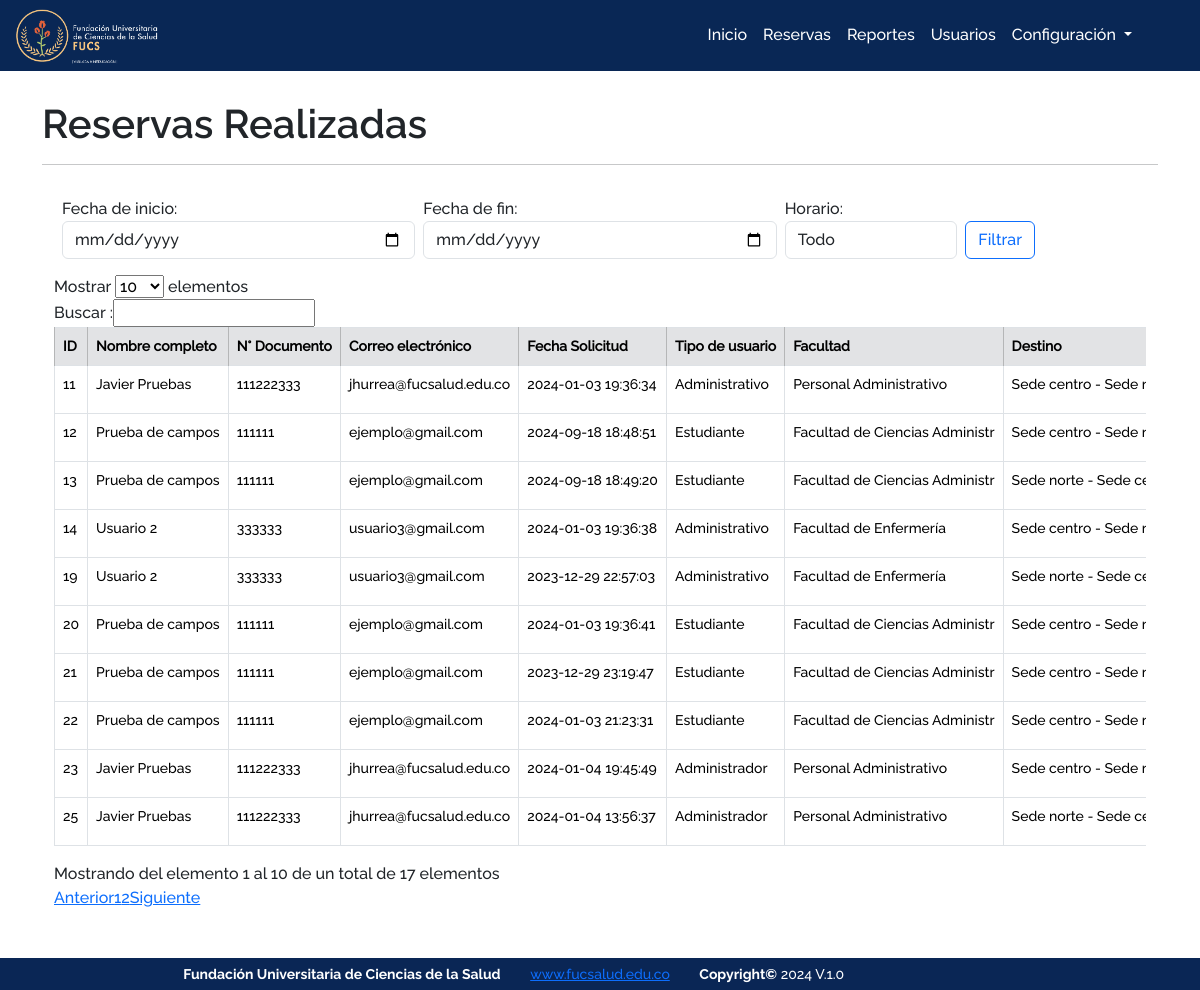
The app's page /view/ver_reservas.php (signed in) with its own data.
### tables this page shows
CREATE TABLE `reservas` (
  `id_reserva` int(12) NOT NULL,
  `nombre_usuario` varchar(50) NOT NULL,
  `cedula_reserva` int(15) NOT NULL,
  `correo_reserva` varchar(100) NOT NULL,
  `fecha_solicitud` timestamp NOT NULL DEFAULT current_timestamp() ON UPDATE current_timestamp(),
  `tipo_login_nombre` varchar(20) NOT NULL,
  `nombre_facultad` varchar(100) NOT NULL,
  `rutas_id_rutas` int(10) NOT NULL,
  `destino_ruta` varchar(50) NOT NULL,
  `horario_ruta` varchar(10) NOT NULL,
  `reserva_cupo` int(1) NOT NULL DEFAULT 1,
  `valor_pagar` int(20) DEFAULT NULL,
  `reserva_pago` varchar(20) NOT NULL
);

### model/conexion.php (called while the page is built)
<?php
class Conexion {
	private $hostname;
	private $username;
	private $password;
	private $database;
	function __construct() {
		$this->hostname = "localhost";
		$this->username = "root";
		$this->password = "";
		$this->database = "rutas_2";
	}
	function conn() {
		$conexion = mysqli_connect($this->hostname, $this->username, $this->password, $this->database) or die('No pudo crear una conexi&oacute;n a la Base de datos ');
		return $conexion;
	}
}
?>

### model/modelo_administrador.php (called while the page is built, shortened)
<?php
require_once("../model/conexion.php");
class Consultas_admin {
	private $conex;
	function __construct()
	{
		$this->con = new Conexion();
		$this->conex = $this->con->conn();
	}
	public function verReservas($activo) {
		$activo = mysqli_real_escape_string($this->conex, $activo);
		$consulReserva = "SELECT * FROM reservas a INNER JOIN rutas b ON b.id_rutas = a.rutas_id_rutas WHERE b.activo_rutas = ?";
		$stmt = $this->conex->prepare($consulReserva);
		$stmt->bind_param("s", $activo);
		$stmt->execute();
		$resultado = $stmt->get_result();
		return $resultado;
	}
}

### view/ver_reservas.php (the view, shortened to what this page needs)
<?php
require_once('../model/modelo_administrador.php');
if (empty($_SESSION['correo']) || $_SESSION['id_tipo_login'] != 1) {
  session_destroy();
  header('location: login.php');
} else {
  include('navbar.php');
}
?>
<main>
  <section>
    <div class="container my-5 pt-5">
      <h1 class="h1 pt-1">Reservas Realizadas</h1>
      <hr>
      <div class="py-3 p-md-3">
        <form method="POST" action="">
          <div class="row">
            <div class="col-6 col-md-4 px-1">
              <label for="fecha_inicio">Fecha de inicio:</label>
              <input type="date" class="form-control" id="fecha_inicio" name="fecha_inicio">
            </div>
            <div class="col-6 col-md-4 px-1">
              <label for="fecha_fin">Fecha de fin:</label>
              <input type="date" class="form-control" id="fecha_fin" name="fecha_fin">
            </div>
            <div class="col-6 col-md-2 px-1">
              <label for="fecha_fin">Horario:</label>
              <select class="form-control" id="filtro_hora" name="filtra_hora">
                <option value="">Todo</option>
              </select>
            </div>
            <div class="col-6 col-md-2 px-1">
              <input type="submit" class="btn btn-outline-primary mt-4" name="filtra-reserva" value="Filtrar">
            </div>
          </div>
        </form>
      </div>
      <div class="container">
        <div class="table-responsive">
          <table class="table table-bordered px-2" id="myTable">
            <thead>
              <tr>
                <th class="th-font table-secondary">ID</th>
                <th class="th-font table-secondary">Nombre completo</th>
                <th class="th-font table-secondary">N° Documento</th>
                <th class="th-font table-secondary">Correo electrónico</th>
                <th class="th-font table-secondary">Fecha Solicitud</th>
                <th class="th-font table-secondary">Tipo de usuario</th>
                <th class="th-font table-secondary">Facultad</th>
                <th class="th-font table-secondary">Destino</th>
              </tr>
            </thead>
            <tbody>
              <?php
              $vistaUsuario = new Consultas_admin();
              $resReserva = $vistaUsuario->verReservas(1);
              foreach ($resReserva as $rowReserva) {
              ?>
                <tr>
                  <td class="th-font"><?php echo $rowReserva['id_reserva'] ?></td>
                  <td class="th-font"><?php echo $rowReserva['nombre_usuario'] ?></td>
                  <td class="th-font"><?php echo $rowReserva['cedula_reserva'] ?></td>
                  <td class="th-font"><?php echo $rowReserva['correo_reserva'] ?></td>
                  <td class="th-font"><?php echo $rowReserva['fecha_solicitud'] ?></td>
                  <td class="th-font"><?php echo $rowReserva['tipo_login_nombre'] ?></td>
                  <td class="th-font"><?php echo $rowReserva['nombre_facultad'] ?></td>
                  <td class="th-font"><?php echo $rowReserva['destino_ruta'] ?></td>
                </tr>
              <?php } ?>
            </tbody>
          </table>
        </div>
      </div>
    </div>
  </section>
</main>
<?php include('footer.php') ?>

### view/navbar.php (shortened to what this page needs)
<!DOCTYPE html>
<html lang="es">
<head>
  <link rel="stylesheet" href="./css/style.css">
  <link href="https://cdn.jsdelivr.net/npm/bootstrap@5.3.2/dist/css/bootstrap.min.css" rel="stylesheet">
  <link rel="stylesheet" href="https://cdn.jsdelivr.net/npm/bootstrap-icons@1.11.3/font/bootstrap-icons.min.css">
  <link href="https://cdn.datatables.net/v/bs5/jszip-3.10.1/dt-1.13.8/b-2.4.2/b-colvis-2.4.2/b-html5-2.4.2/b-print-2.4.2/datatables.min.css" rel="stylesheet">
</head>
<body>
  <header>
    <nav class="navbar navbar-expand-lg fixed-top color-nav">
      <div class="container-fluid">
        <a class="navbar-brand" href="#">
        <img class="img-navbar" src="../view/assets/img/LOGO-FUCS-fondo-Azul-Fundadores.png" alt="Logonav fucs">
        </a>
        <div class="collapse navbar-collapse justify-content-end" id="navbarSupportedContent">
          <ul class="navbar-nav mr-auto mb-2 pe-5 mb-lg-0">
            <li class="nav-item">
              <a class="nav-link active text-white" aria-current="page" href="home.php">Inicio</a>
            </li>
            <li class="nav-item">
              <a class="nav-link text-white" aria-current="page" href="ver_reservas.php">Reservas</a>
            </li>
            <li class="nav-item">
              <a class="nav-link text-white" aria-current="page" href="reportes.php">Reportes</a>
            </li>
            <li class="nav-item">
              <a class="nav-link text-white" aria-current="page" href="usuarios.php">Usuarios</a>
            </li>
            <li class="nav-item dropdown">
              <a class="nav-link text-white dropdown-toggle" href="#" role="button" data-bs-toggle="dropdown" aria-expanded="false">
                Configuración
              </a>
            </li>
          </ul>
        </div>
      </div>
    </nav>
  </header>

### view/footer.php (shortened to what this page needs)
<footer>
    <div class="container-fluid footer-bg p-3 p-md-1">
        <div class="row">
            <div class="col-12 col-md-12 col-lg-5 justify-content-center text-center text-lg-end column1-footer text-white">
                <small><strong>Fundación Universitaria de Ciencias de la Salud</strong></small>
            </div>
            <div class="col-12 col-md-12 col-lg-2 justify-content-center justify-content-md-center text-center column2-footer">
                <small><a href="https://www.fucsalud.edu.co/">www.fucsalud.edu.co</a></small>
            </div>
            <div class="col-12  col-md-12 col-lg-5 justify-content-center text-center text-lg-start column3-footer text-white">
                <small><strong>Copyright&copy;</strong> <?php echo date("Y");?> V.1.0</small>
            </div>
        </div>
    </div>
</footer>
</body>
</html>

### view/css/style.css (style rules this page uses)
* { margin: 0px; padding: 0px; }
header { font-family: 'Raleway medium' !important; }
body { display: flex; flex-direction: column; min-height: 100vh; font-family: 'Raleway medium' !important; }
footer { font-family: 'Raleway medium' !important; }
main { flex: 1; }
h1, h2, h3, h4, h5, h6 { font-family: 'Raleway semibold' !important; }
strong { font-family: 'Raleway bold' !important; }
.th-font { font-size: 14px !important; white-space: nowrap !important; overflow: hidden !important; text-overflow: ellipsis !important; }
.row { --bs-gutter-x: 0 !important; }
.footer-bg { background-color: #0A2655 !important; }
.color-nav { background-color: #092755 !important; }
.img-navbar { width: 150px; }
.navbar { --bs-navbar-padding-y: 0.0rem !important; }

### records on screen
reservas: id_reserva "11", nombre_usuario "Javier Pruebas", cedula_reserva "111222333", correo_reserva "jhurrea@fucsalud.edu.co", fecha_solicitud "2024-01-03 19:36:34", tipo_login_nombre "Administrativo", nombre_facultad "Personal Administrativo", destino_ruta "Sede centro - Sede…"
reservas: id_reserva "12", nombre_usuario "Prueba de campos", cedula_reserva "111111", correo_reserva "ejemplo@gmail.com", fecha_solicitud "2024-09-18 18:48:51", tipo_login_nombre "Estudiante", nombre_facultad "Facultad de Ciencias Administr", destino_ruta "Sede centro - Sede…"
reservas: id_reserva "13", nombre_usuario "Prueba de campos", cedula_reserva "111111", correo_reserva "ejemplo@gmail.com", fecha_solicitud "2024-09-18 18:49:20", tipo_login_nombre "Estudiante", nombre_facultad "Facultad de Ciencias Administr", destino_ruta "Sede norte - Sede…"
reservas: id_reserva "14", nombre_usuario "Usuario 2", cedula_reserva "333333", correo_reserva "usuario3@gmail.com", fecha_solicitud "2024-01-03 19:36:38", tipo_login_nombre "Administrativo", nombre_facultad "Facultad de Enfermería", destino_ruta "Sede centro - Sede…"
reservas: id_reserva "19", nombre_usuario "Usuario 2", cedula_reserva "333333", correo_reserva "usuario3@gmail.com", fecha_solicitud "2023-12-29 22:57:03", tipo_login_nombre "Administrativo", nombre_facultad "Facultad de Enfermería", destino_ruta "Sede norte - Sede…"
reservas: id_reserva "20", nombre_usuario "Prueba de campos", cedula_reserva "111111", correo_reserva "ejemplo@gmail.com", fecha_solicitud "2024-01-03 19:36:41", tipo_login_nombre "Estudiante", nombre_facultad "Facultad de Ciencias Administr", destino_ruta "Sede centro - Sede…"
reservas: id_reserva "21", nombre_usuario "Prueba de campos", cedula_reserva "111111", correo_reserva "ejemplo@gmail.com", fecha_solicitud "2023-12-29 23:19:47", tipo_login_nombre "Estudiante", nombre_facultad "Facultad de Ciencias Administr", destino_ruta "Sede centro - Sede…"
reservas: id_reserva "22", nombre_usuario "Prueba de campos", cedula_reserva "111111", correo_reserva "ejemplo@gmail.com", fecha_solicitud "2024-01-03 21:23:31", tipo_login_nombre "Estudiante", nombre_facultad "Facultad de Ciencias Administr", destino_ruta "Sede centro - Sede…"
reservas: id_reserva "23", nombre_usuario "Javier Pruebas", cedula_reserva "111222333", correo_reserva "jhurrea@fucsalud.edu.co", fecha_solicitud "2024-01-04 19:45:49", tipo_login_nombre "Administrador", nombre_facultad "Personal Administrativo", destino_ruta "Sede centro - Sede…"
reservas: id_reserva "25", nombre_usuario "Javier Pruebas", cedula_reserva "111222333", correo_reserva "jhurrea@fucsalud.edu.co", fecha_solicitud "2024-01-04 13:56:37", tipo_login_nombre "Administrador", nombre_facultad "Personal Administrativo", destino_ruta "Sede norte - Sede…"
